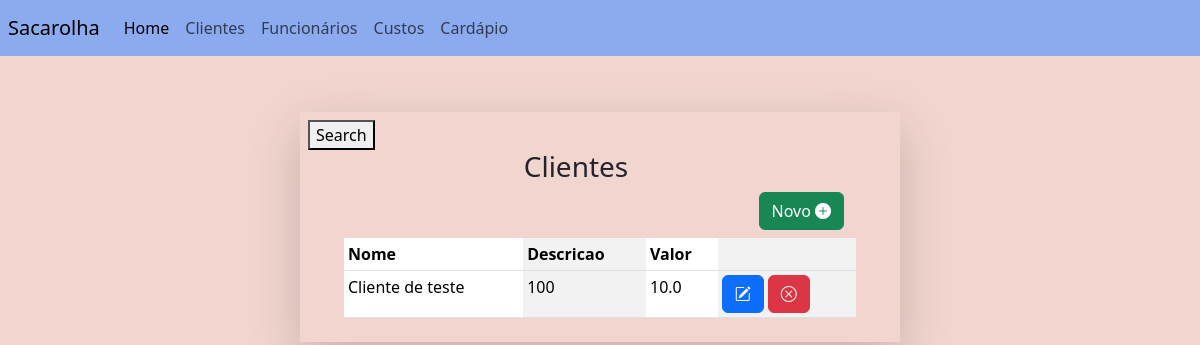
Before: /cliente (signed in) with the older database file.
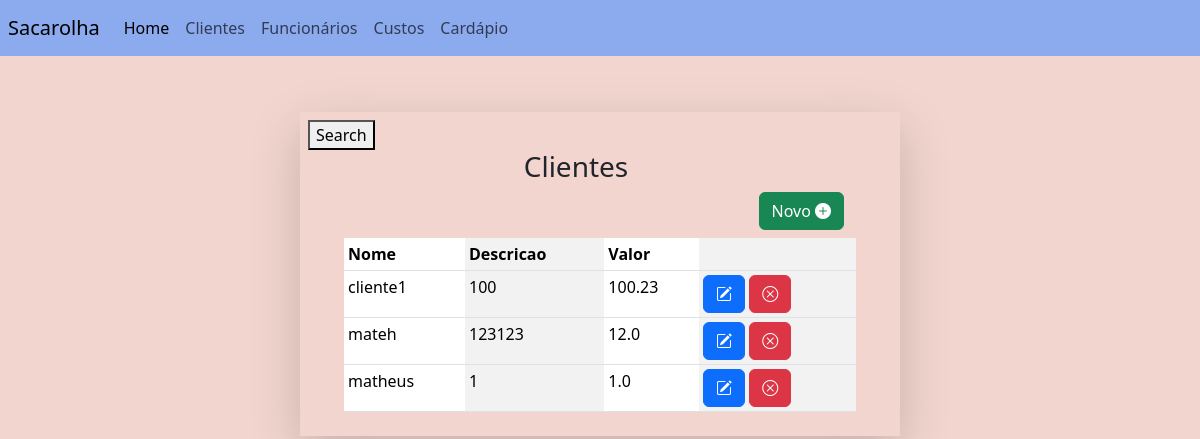
After: the same page with the newer database file.
### main/models.py (models this page shows, shortened)
class RegistroFinanceiro(models.Model):
	category_list = [
		("cliente", "cliente"),
		("custo", "custo"),
		("funcionario", "funcionario"),
	]
	user = models.ForeignKey(User, on_delete=models.CASCADE, null=True)
	name = models.CharField(max_length = 200)
	description = models.CharField(max_length = 200, blank=True)
	value = models.FloatField(validators= [validate_positive])
	category = models.CharField(max_length = 200, choices = category_list)
	state = models.BooleanField(default=True)

### main/views.py (the view)
# urls.py: path('cliente', views.ClienteListView.as_view(), name='cliente'),
class ClienteListView(LoginRequiredMixin, ListView):
    login_url = "login"
    template_name = "main/cliente/cliente_list.html"
    model = RegistroFinanceiro

### main/templates/main/cliente/cliente_list.html (shortened to what this page needs)
{%extends "base.html"%}
{%block navbar%}
{%include 'navbar.html'%}
{%endblock navbar%}
{%block content%}
<form method="GET" action="">
	<button type="submit">Search</button>
</form>
<div align="right" class='pe-5' >
	<h3 align="center">Clientes</h3>
<a class='btn btn-success h1' href={%url 'cliente_create'%} method='GET'class='h3'>Novo					<i class="bi bi-plus-circle-fill"></i></a>
{%include "main/cliente/cliente_table.html"%}
</div>
{%endblock content%}

### main/templates/base.html (shortened to what this page needs)
<!DOCTYPE html>
<html>
<head>
	<link rel="stylesheet" href="">
	<link href="https://cdn.jsdelivr.net/npm/bootstrap@5.3.3/dist/css/bootstrap.min.css" rel="stylesheet">
	<link rel="stylesheet" href="https://cdn.jsdelivr.net/npm/bootstrap-icons@1.11.3/font/bootstrap-icons.min.css">
</head>
<body style="background-color:#f2d5cf;">
	{%block navbar%}
	{%endblock navbar%}
	<br><br>
<div class="shadow-lg m-2 p-2 w-50 mx-auto">
	{%block content%}{%endblock content%}
</div>
<br><br>
</body>
</html>

### main/templates/navbar.html (shortened to what this page needs)
<nav class="navbar navbar-expand-lg bg-body-tertiary p-0">
  <div class="container-fluid p-2 m-0" style="background-color:#8caaee;">
    <a class="navbar-brand" href="#">Sacarolha</a>
    <div class="collapse navbar-collapse" id="navbarNav">
      <ul class="navbar-nav">
        <li class="nav-item">
          <a class="nav-link active" aria-current="page" href={%url 'index'%}>Home</a>
        </li>
        <li class="nav-item">
          <a class="nav-link" href={%url 'cliente'%}>Clientes</a>
        </li>
        <li class="nav-item">
          <a class="nav-link" href={%url "funcionario_list"%}>Funcionários</a>
        </li>
        <li class="nav-item">
          <a class="nav-link" href="{%url 'custo_list'%}">Custos</a>
        </li>
        <li class="nav-item">
          <a class="nav-link" href="{%url 'cardapio_list'%}">Cardápio</a>
        </li>
      </ul>
    </div>
  </div>
</nav>

### main/templates/main/cliente/cliente_table.html
<div class='row ps-5 justify-content-center'>
<table class="table table-striped-columns table-sm">
<thead>
	<tr>
		<th>Nome</th>
		<th>Descricao</th>
		<th>Valor</th>
		<th></th>
	</tr>
</thead>
<tbody>
	{%for object in object_list%}
		{%if object.category == "cliente" and object.state == True%}
		<tr>
			<td scope="row">{{object.name}}</td>
			<td scope="row">{{object.description}}</td>
			<td scope="row">{{object.value}}</td>
			<td><a href="{%url 'cliente_update' object.id%}" class='btn btn-primary'>
				<i class="bi bi-pencil-square"></i>
			</a>
			<a href="{%url 'cliente_softdelete' object.id%}"class='btn btn-danger'>
				<i class="bi bi-x-circle"></i>
			</a>
			</td>
		</tr>
		{%endif%}
	{%endfor%}
</tbody>
</table>
</div>

Changed rows visible on the page:
no longer on this page (row edited): RegistroFinanceiro: name "Cliente de teste", description "100", value "10.0"
added RegistroFinanceiro: name "cliente1", description "100", value "100.23"
added RegistroFinanceiro: name "mateh", description "123123", value "12.0"
added RegistroFinanceiro: name "matheus", description "1", value "1.0"
